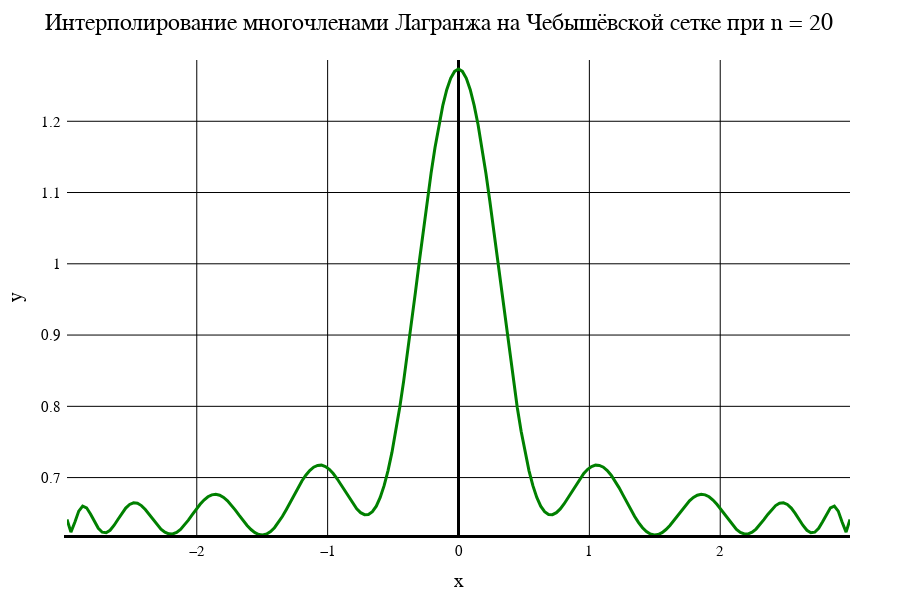

Notebook code cell kept with this figure:
### Markdown cell above
Лагранж. Чебышёвская сетка

### Code cell
data2[1]

### Figure 1 — Plotly figure (JSON) as saved in the notebook; plotly's stock layout.template omitted (floating-point values rounded to 4 significant figures; data arrays with more than 128 entries replaced by an {"elided": "..."} marker saying what was removed)
{"data": [{"line": {"color": "green", "width": 3}, "mode": "line", "type": "scatter", "x": {"elided": "201 float values"}, "y": {"elided": "201 float values"}}], "layout": {"coloraxis": {"outlinecolor": "black"}, "font": {"color": "black", "family": "Time New Roman"}, "height": 600, "margin": {"b": 50, "l": 50, "r": 50, "t": 60}, "paper_bgcolor": "white", "plot_bgcolor": "white", "title": {"autosize": false, "font": {"color": "black", "family": "Times New Roman", "size": 24}, "paper_bgcolor": "red", "text": "Интерполирование многочленами Лагранжа на Чебышёвской сетке при n = 20"}, "width": 900, "xaxis": {"color": "black", "gridcolor": "black", "gridwidth": 1, "linecolor": "black", "linewidth": 3, "tickfont": {"size": 15}, "title": {"font": {"color": "black", "family": "Times New Roman", "size": 20}, "text": "x"}, "zeroline": true, "zerolinecolor": "black", "zerolinewidth": 3}, "yaxis": {"exponentformat": "power", "gridcolor": "black", "gridwidth": 1, "linewidth": 3, "range": [0.6194, 1.286], "tickfont": {"size": 15}, "title": {"font": {"color": "black", "family": "Times New Roman", "size": 20}, "text": "y"}, "zeroline": true, "zerolinecolor": "black", "zerolinewidth": 1}}}
